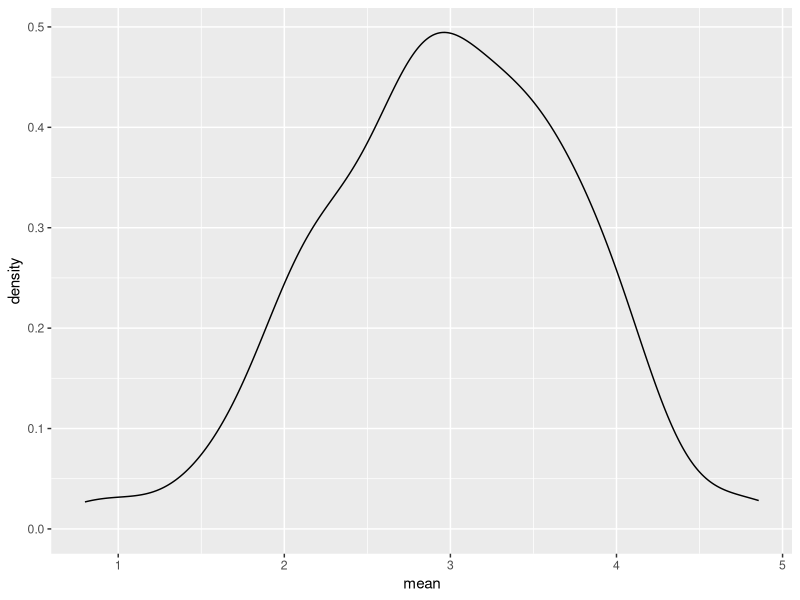
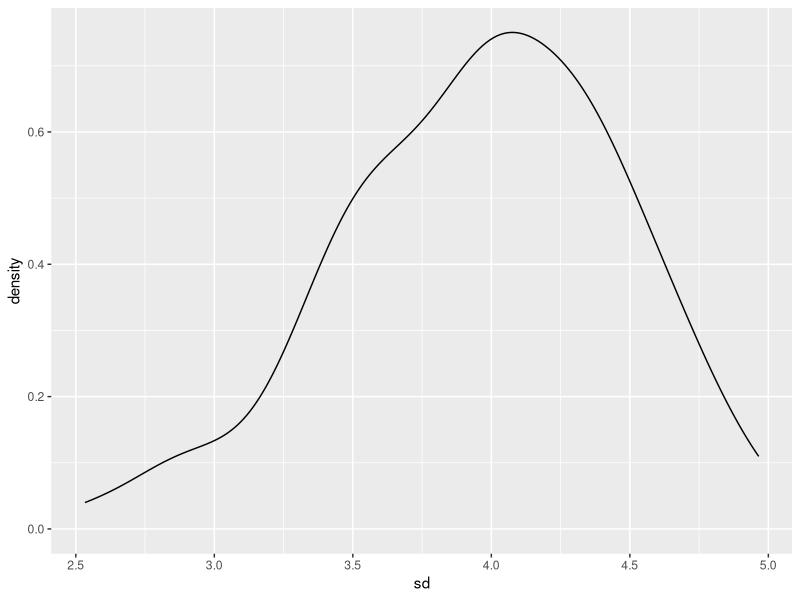

These charts were generated, in order, by the following R code:
## ---- chunk 1
knitr::opts_chunk$set(echo = TRUE)

library(tidyverse)
set.seed(1)
## ---- chunk 2
sim_mean_sd = function(samp_size, mu = 3, sigma = 4) {
  
  sim_data = tibble(
    x = rnorm(n = samp_size, mean = mu, sd = sigma),
  )
  
  sim_data %>% 
    summarize(
      mean = mean(x),
      sd = sd(x)
    )
}

## ---- chunk 3
sim_mean_sd(30)
## ---- chunk 4
output = vector("list", length = 100)

for(i in 1:100) {
  output[[i]] = sim_mean_sd(samp_size = 30)
}

bind_rows(output)
## ---- chunk 5
sim_result = 
  rerun(100, sim_mean_sd(samp_size = 30)) %>%
  bind_rows()
## ---- chunk 6
sim_result %>%
  ggplot(aes(x = mean)) + geom_density()

sim_result %>%
  summarize(
    avg_samp_mean = mean(mean),
    sd_samp_mean = sd(mean)
  )

sim_result %>%
  ggplot(aes(x=sd))+geom_density()
